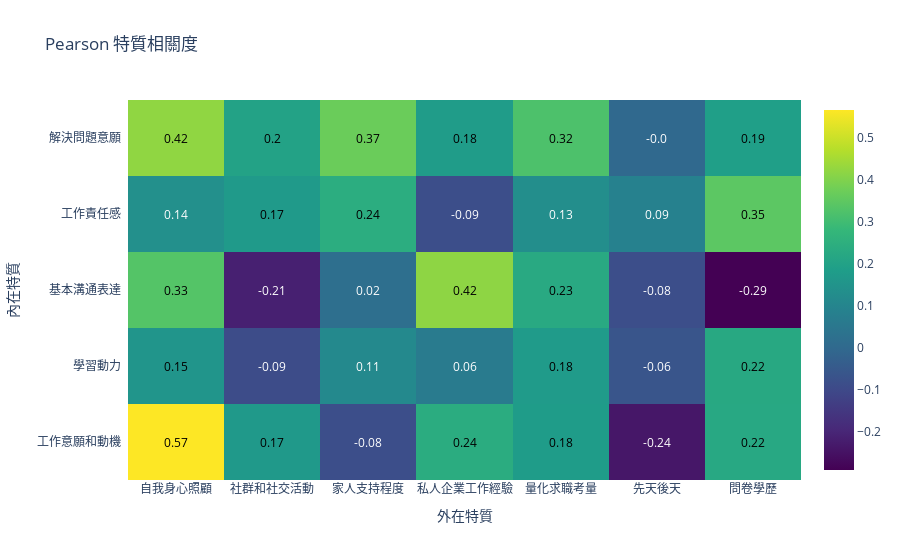
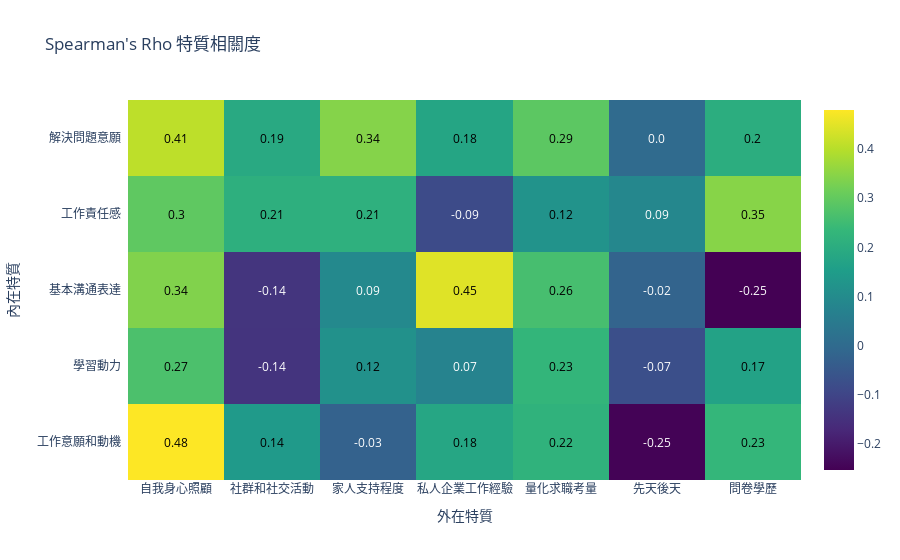
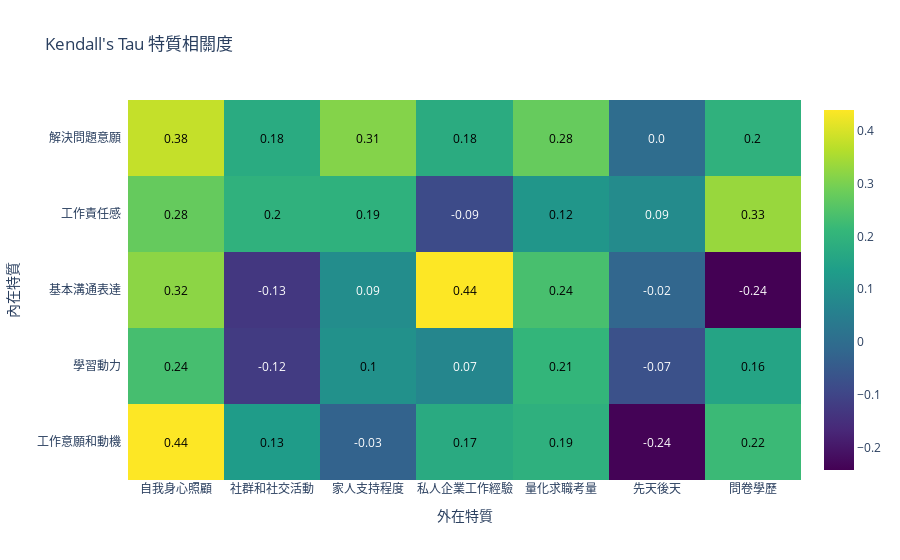

Write notebook code for charts like these, in order.
### Code cell
import plotly.figure_factory as ff

def plot_corr_mx(corr_mx, title= '特質相關度'):
  fig = ff.create_annotated_heatmap(
      z=corr_mx.values,
      x=list(corr_mx.columns),
      y=list(corr_mx.index),
      annotation_text=corr_mx.round(2).values,
      colorscale='Viridis',
      showscale=True,
      hoverinfo='z'
  )
  fig.update_layout(
      title=title,
      xaxis=dict(title='外在特質', side='bottom'),
      yaxis=dict(title='內在特質'),
  )
  fig.show()
corr_features = outside_features + ['問卷學歷']
print("0.2 − 0.39 is a weak correlation. 0.4 − 0.59 is a moderate correlation. 0.6 − 0.79 is a strong correlation.")
plot_corr_mx(pearson_corr_mx[0:6][corr_features], title= 'Pearson 特質相關度')
plot_corr_mx(spearman_corr_mx[0:5][corr_features], title = "Spearman's Rho 特質相關度")
plot_corr_mx(kendall_corr_mx[0:5][corr_features], title = "Kendall's Tau 特質相關度")

### Figure 1 — Plotly figure (JSON) as saved in the notebook; plotly's stock layout.template omitted (floating-point values rounded to 4 significant figures)
{"data": [{"colorscale": [[0, "#440154"], [0.1111, "#482878"], [0.2222, "#3e4989"], [0.3333, "#31688e"], [0.4444, "#26828e"], [0.5556, "#1f9e89"], [0.6667, "#35b779"], [0.7778, "#6ece58"], [0.8889, "#b5de2b"], [1, "#fde725"]], "hoverinfo": "z", "reversescale": false, "showscale": true, "type": "heatmap", "x": ["自我身心照顧", "社群和社交活動", "家人支持程度", "私人企業工作經驗", "量化求職考量", "先天後天", "問卷學歷"], "y": ["工作意願和動機", "學習動力", "基本溝通表達", "工作責任感", "解決問題意願"], "z": [[0.5659, 0.169, -0.08409, 0.2374, 0.1789, -0.2374, 0.222], [0.1542, -0.09209, 0.1134, 0.06468, 0.1755, -0.06468, 0.2247], [0.3323, -0.2143, 0.02183, 0.4181, 0.2269, -0.08362, -0.2905], [0.1368, 0.1716, 0.2407, -0.08607, 0.1297, 0.08607, 0.345], [0.4215, 0.2013, 0.3692, 0.1768, 0.3198, -2.748e-16, 0.189]]}], "layout": {"annotations": [{"font": {"color": "#000000"}, "showarrow": false, "text": "0.57", "x": "自我身心照顧", "xref": "x", "y": "工作意願和動機", "yref": "y"}, {"font": {"color": "#000000"}, "showarrow": false, "text": "0.17", "x": "社群和社交活動", "xref": "x", "y": "工作意願和動機", "yref": "y"}, {"font": {"color": "#FFFFFF"}, "showarrow": false, "text": "-0.08", "x": "家人支持程度", "xref": "x", "y": "工作意願和動機", "yref": "y"}, {"font": {"color": "#000000"}, "showarrow": false, "text": "0.24", "x": "私人企業工作經驗", "xref": "x", "y": "工作意願和動機", "yref": "y"}, {"font": {"color": "#000000"}, "showarrow": false, "text": "0.18", "x": "量化求職考量", "xref": "x", "y": "工作意願和動機", "yref": "y"}, {"font": {"color": "#FFFFFF"}, "showarrow": false, "text": "-0.24", "x": "先天後天", "xref": "x", "y": "工作意願和動機", "yref": "y"}, {"font": {"color": "#000000"}, "showarrow": false, "text": "0.22", "x": "問卷學歷", "xref": "x", "y": "工作意願和動機", "yref": "y"}, {"font": {"color": "#000000"}, "showarrow": false, "text": "0.15", "x": "自我身心照顧", "xref": "x", "y": "學習動力", "yref": "y"}, {"font": {"color": "#FFFFFF"}, "showarrow": false, "text": "-0.09", "x": "社群和社交活動", "xref": "x", "y": "學習動力", "yref": "y"}, {"font": {"color": "#FFFFFF"}, "showarrow": false, "text": "0.11", "x": "家人支持程度", "xref": "x", "y": "學習動力", "yref": "y"}, {"font": {"color": "#FFFFFF"}, "showarrow": false, "text": "0.06", "x": "私人企業工作經驗", "xref": "x", "y": "學習動力", "yref": "y"}, {"font": {"color": "#000000"}, "showarrow": false, "text": "0.18", "x": "量化求職考量", "xref": "x", "y": "學習動力", "yref": "y"}, {"font": {"color": "#FFFFFF"}, "showarrow": false, "text": "-0.06", "x": "先天後天", "xref": "x", "y": "學習動力", "yref": "y"}, {"font": {"color": "#000000"}, "showarrow": false, "text": "0.22", "x": "問卷學歷", "xref": "x", "y": "學習動力", "yref": "y"}, {"font": {"color": "#000000"}, "showarrow": false, "text": "0.33", "x": "自我身心照顧", "xref": "x", "y": "基本溝通表達", "yref": "y"}, {"font": {"color": "#FFFFFF"}, "showarrow": false, "text": "-0.21", "x": "社群和社交活動", "xref": "x", "y": "基本溝通表達", "yref": "y"}, {"font": {"color": "#FFFFFF"}, "showarrow": false, "text": "0.02", "x": "家人支持程度", "xref": "x", "y": "基本溝通表達", "yref": "y"}, {"font": {"color": "#000000"}, "showarrow": false, "text": "0.42", "x": "私人企業工作經驗", "xref": "x", "y": "基本溝通表達", "yref": "y"}, {"font": {"color": "#000000"}, "showarrow": false, "text": "0.23", "x": "量化求職考量", "xref": "x", "y": "基本溝通表達", "yref": "y"}, {"font": {"color": "#FFFFFF"}, "showarrow": false, "text": "-0.08", "x": "先天後天", "xref": "x", "y": "基本溝通表達", "yref": "y"}, {"font": {"color": "#FFFFFF"}, "showarrow": false, "text": "-0.29", "x": "問卷學歷", "xref": "x", "y": "基本溝通表達", "yref": "y"}, {"font": {"color": "#FFFFFF"}, "showarrow": false, "text": "0.14", "x": "自我身心照顧", "xref": "x", "y": "工作責任感", "yref": "y"}, {"font": {"color": "#000000"}, "showarrow": false, "text": "0.17", "x": "社群和社交活動", "xref": "x", "y": "工作責任感", "yref": "y"}, {"font": {"color": "#000000"}, "showarrow": false, "text": "0.24", "x": "家人支持程度", "xref": "x", "y": "工作責任感", "yref": "y"}, {"font": {"color": "#FFFFFF"}, "showarrow": false, "text": "-0.09", "x": "私人企業工作經驗", "xref": "x", "y": "工作責任感", "yref": "y"}, {"font": {"color": "#FFFFFF"}, "showarrow": false, "text": "0.13", "x": "量化求職考量", "xref": "x", "y": "工作責任感", "yref": "y"}, {"font": {"color": "#FFFFFF"}, "showarrow": false, "text": "0.09", "x": "先天後天", "xref": "x", "y": "工作責任感", "yref": "y"}, {"font": {"color": "#000000"}, "showarrow": false, "text": "0.35", "x": "問卷學歷", "xref": "x", "y": "工作責任感", "yref": "y"}, {"font": {"color": "#000000"}, "showarrow": false, "text": "0.42", "x": "自我身心照顧", "xref": "x", "y": "解決問題意願", "yref": "y"}, {"font": {"color": "#000000"}, "showarrow": false, "text": "0.2", "x": "社群和社交活動", "xref": "x", "y": "解決問題意願", "yref": "y"}, {"font": {"color": "#000000"}, "showarrow": false, "text": "0.37", "x": "家人支持程度", "xref": "x", "y": "解決問題意願", "yref": "y"}, {"font": {"color": "#000000"}, "showarrow": false, "text": "0.18", "x": "私人企業工作經驗", "xref": "x", "y": "解決問題意願", "yref": "y"}, {"font": {"color": "#000000"}, "showarrow": false, "text": "0.32", "x": "量化求職考量", "xref": "x", "y": "解決問題意願", "yref": "y"}, {"font": {"color": "#FFFFFF"}, "showarrow": false, "text": "-0.0", "x": "先天後天", "xref": "x", "y": "解決問題意願", "yref": "y"}, {"font": {"color": "#000000"}, "showarrow": false, "text": "0.19", "x": "問卷學歷", "xref": "x", "y": "解決問題意願", "yref": "y"}], "autosize": true, "title": {"text": "Pearson 特質相關度"}, "xaxis": {"autorange": true, "dtick": 1, "gridcolor": "rgb(0, 0, 0)", "range": [-0.5, 6.5], "side": "bottom", "ticks": "", "title": {"text": "外在特質"}, "type": "category"}, "yaxis": {"autorange": false, "dtick": 1, "range": [-0.5, 4.5], "ticks": "", "ticksuffix": "  ", "title": {"text": "內在特質"}, "type": "category"}}}

### Figure 2 — Plotly figure (JSON) as saved in the notebook; plotly's stock layout.template omitted (floating-point values rounded to 4 significant figures)
{"data": [{"colorscale": [[0, "#440154"], [0.1111, "#482878"], [0.2222, "#3e4989"], [0.3333, "#31688e"], [0.4444, "#26828e"], [0.5556, "#1f9e89"], [0.6667, "#35b779"], [0.7778, "#6ece58"], [0.8889, "#b5de2b"], [1, "#fde725"]], "hoverinfo": "z", "reversescale": false, "showscale": true, "type": "heatmap", "x": ["自我身心照顧", "社群和社交活動", "家人支持程度", "私人企業工作經驗", "量化求職考量", "先天後天", "問卷學歷"], "y": ["工作意願和動機", "學習動力", "基本溝通表達", "工作責任感", "解決問題意願"], "z": [[0.4797, 0.142, -0.02604, 0.1813, 0.2184, -0.2485, 0.2323], [0.2677, -0.1423, 0.1167, 0.07454, 0.2284, -0.07454, 0.1681], [0.339, -0.1411, 0.09316, 0.4458, 0.2605, -0.01858, -0.2536], [0.2956, 0.2103, 0.2118, -0.08607, 0.1217, 0.08607, 0.3458], [0.4071, 0.189, 0.3427, 0.1768, 0.2917, 0, 0.2029]]}], "layout": {"annotations": [{"font": {"color": "#000000"}, "showarrow": false, "text": "0.48", "x": "自我身心照顧", "xref": "x", "y": "工作意願和動機", "yref": "y"}, {"font": {"color": "#000000"}, "showarrow": false, "text": "0.14", "x": "社群和社交活動", "xref": "x", "y": "工作意願和動機", "yref": "y"}, {"font": {"color": "#FFFFFF"}, "showarrow": false, "text": "-0.03", "x": "家人支持程度", "xref": "x", "y": "工作意願和動機", "yref": "y"}, {"font": {"color": "#000000"}, "showarrow": false, "text": "0.18", "x": "私人企業工作經驗", "xref": "x", "y": "工作意願和動機", "yref": "y"}, {"font": {"color": "#000000"}, "showarrow": false, "text": "0.22", "x": "量化求職考量", "xref": "x", "y": "工作意願和動機", "yref": "y"}, {"font": {"color": "#FFFFFF"}, "showarrow": false, "text": "-0.25", "x": "先天後天", "xref": "x", "y": "工作意願和動機", "yref": "y"}, {"font": {"color": "#000000"}, "showarrow": false, "text": "0.23", "x": "問卷學歷", "xref": "x", "y": "工作意願和動機", "yref": "y"}, {"font": {"color": "#000000"}, "showarrow": false, "text": "0.27", "x": "自我身心照顧", "xref": "x", "y": "學習動力", "yref": "y"}, {"font": {"color": "#FFFFFF"}, "showarrow": false, "text": "-0.14", "x": "社群和社交活動", "xref": "x", "y": "學習動力", "yref": "y"}, {"font": {"color": "#000000"}, "showarrow": false, "text": "0.12", "x": "家人支持程度", "xref": "x", "y": "學習動力", "yref": "y"}, {"font": {"color": "#FFFFFF"}, "showarrow": false, "text": "0.07", "x": "私人企業工作經驗", "xref": "x", "y": "學習動力", "yref": "y"}, {"font": {"color": "#000000"}, "showarrow": false, "text": "0.23", "x": "量化求職考量", "xref": "x", "y": "學習動力", "yref": "y"}, {"font": {"color": "#FFFFFF"}, "showarrow": false, "text": "-0.07", "x": "先天後天", "xref": "x", "y": "學習動力", "yref": "y"}, {"font": {"color": "#000000"}, "showarrow": false, "text": "0.17", "x": "問卷學歷", "xref": "x", "y": "學習動力", "yref": "y"}, {"font": {"color": "#000000"}, "showarrow": false, "text": "0.34", "x": "自我身心照顧", "xref": "x", "y": "基本溝通表達", "yref": "y"}, {"font": {"color": "#FFFFFF"}, "showarrow": false, "text": "-0.14", "x": "社群和社交活動", "xref": "x", "y": "基本溝通表達", "yref": "y"}, {"font": {"color": "#FFFFFF"}, "showarrow": false, "text": "0.09", "x": "家人支持程度", "xref": "x", "y": "基本溝通表達", "yref": "y"}, {"font": {"color": "#000000"}, "showarrow": false, "text": "0.45", "x": "私人企業工作經驗", "xref": "x", "y": "基本溝通表達", "yref": "y"}, {"font": {"color": "#000000"}, "showarrow": false, "text": "0.26", "x": "量化求職考量", "xref": "x", "y": "基本溝通表達", "yref": "y"}, {"font": {"color": "#FFFFFF"}, "showarrow": false, "text": "-0.02", "x": "先天後天", "xref": "x", "y": "基本溝通表達", "yref": "y"}, {"font": {"color": "#FFFFFF"}, "showarrow": false, "text": "-0.25", "x": "問卷學歷", "xref": "x", "y": "基本溝通表達", "yref": "y"}, {"font": {"color": "#000000"}, "showarrow": false, "text": "0.3", "x": "自我身心照顧", "xref": "x", "y": "工作責任感", "yref": "y"}, {"font": {"color": "#000000"}, "showarrow": false, "text": "0.21", "x": "社群和社交活動", "xref": "x", "y": "工作責任感", "yref": "y"}, {"font": {"color": "#000000"}, "showarrow": false, "text": "0.21", "x": "家人支持程度", "xref": "x", "y": "工作責任感", "yref": "y"}, {"font": {"color": "#FFFFFF"}, "showarrow": false, "text": "-0.09", "x": "私人企業工作經驗", "xref": "x", "y": "工作責任感", "yref": "y"}, {"font": {"color": "#000000"}, "showarrow": false, "text": "0.12", "x": "量化求職考量", "xref": "x", "y": "工作責任感", "yref": "y"}, {"font": {"color": "#FFFFFF"}, "showarrow": false, "text": "0.09", "x": "先天後天", "xref": "x", "y": "工作責任感", "yref": "y"}, {"font": {"color": "#000000"}, "showarrow": false, "text": "0.35", "x": "問卷學歷", "xref": "x", "y": "工作責任感", "yref": "y"}, {"font": {"color": "#000000"}, "showarrow": false, "text": "0.41", "x": "自我身心照顧", "xref": "x", "y": "解決問題意願", "yref": "y"}, {"font": {"color": "#000000"}, "showarrow": false, "text": "0.19", "x": "社群和社交活動", "xref": "x", "y": "解決問題意願", "yref": "y"}, {"font": {"color": "#000000"}, "showarrow": false, "text": "0.34", "x": "家人支持程度", "xref": "x", "y": "解決問題意願", "yref": "y"}, {"font": {"color": "#000000"}, "showarrow": false, "text": "0.18", "x": "私人企業工作經驗", "xref": "x", "y": "解決問題意願", "yref": "y"}, {"font": {"color": "#000000"}, "showarrow": false, "text": "0.29", "x": "量化求職考量", "xref": "x", "y": "解決問題意願", "yref": "y"}, {"font": {"color": "#FFFFFF"}, "showarrow": false, "text": "0.0", "x": "先天後天", "xref": "x", "y": "解決問題意願", "yref": "y"}, {"font": {"color": "#000000"}, "showarrow": false, "text": "0.2", "x": "問卷學歷", "xref": "x", "y": "解決問題意願", "yref": "y"}], "autosize": true, "title": {"text": "Spearman's Rho 特質相關度"}, "xaxis": {"autorange": true, "dtick": 1, "gridcolor": "rgb(0, 0, 0)", "range": [-0.5, 6.5], "side": "bottom", "ticks": "", "title": {"text": "外在特質"}, "type": "category"}, "yaxis": {"autorange": true, "dtick": 1, "range": [-0.5, 4.5], "ticks": "", "ticksuffix": "  ", "title": {"text": "內在特質"}, "type": "category"}}}

### Figure 3 — Plotly figure (JSON) as saved in the notebook; plotly's stock layout.template omitted (floating-point values rounded to 4 significant figures)
{"data": [{"colorscale": [[0, "#440154"], [0.1111, "#482878"], [0.2222, "#3e4989"], [0.3333, "#31688e"], [0.4444, "#26828e"], [0.5556, "#1f9e89"], [0.6667, "#35b779"], [0.7778, "#6ece58"], [0.8889, "#b5de2b"], [1, "#fde725"]], "hoverinfo": "z", "reversescale": false, "showscale": true, "type": "heatmap", "x": ["自我身心照顧", "社群和社交活動", "家人支持程度", "私人企業工作經驗", "量化求職考量", "先天後天", "問卷學歷"], "y": ["工作意願和動機", "學習動力", "基本溝通表達", "工作責任感", "解決問題意願"], "z": [[0.439, 0.1317, -0.0262, 0.1741, 0.1903, -0.2386, 0.2195], [0.235, -0.1229, 0.1014, 0.07224, 0.2056, -0.07224, 0.1553], [0.3194, -0.1323, 0.08921, 0.4391, 0.2373, -0.01829, -0.2422], [0.2755, 0.1952, 0.1924, -0.08607, 0.1155, 0.08607, 0.3324], [0.3793, 0.1754, 0.3113, 0.1768, 0.2767, 0, 0.195]]}], "layout": {"annotations": [{"font": {"color": "#000000"}, "showarrow": false, "text": "0.44", "x": "自我身心照顧", "xref": "x", "y": "工作意願和動機", "yref": "y"}, {"font": {"color": "#000000"}, "showarrow": false, "text": "0.13", "x": "社群和社交活動", "xref": "x", "y": "工作意願和動機", "yref": "y"}, {"font": {"color": "#FFFFFF"}, "showarrow": false, "text": "-0.03", "x": "家人支持程度", "xref": "x", "y": "工作意願和動機", "yref": "y"}, {"font": {"color": "#000000"}, "showarrow": false, "text": "0.17", "x": "私人企業工作經驗", "xref": "x", "y": "工作意願和動機", "yref": "y"}, {"font": {"color": "#000000"}, "showarrow": false, "text": "0.19", "x": "量化求職考量", "xref": "x", "y": "工作意願和動機", "yref": "y"}, {"font": {"color": "#FFFFFF"}, "showarrow": false, "text": "-0.24", "x": "先天後天", "xref": "x", "y": "工作意願和動機", "yref": "y"}, {"font": {"color": "#000000"}, "showarrow": false, "text": "0.22", "x": "問卷學歷", "xref": "x", "y": "工作意願和動機", "yref": "y"}, {"font": {"color": "#000000"}, "showarrow": false, "text": "0.24", "x": "自我身心照顧", "xref": "x", "y": "學習動力", "yref": "y"}, {"font": {"color": "#FFFFFF"}, "showarrow": false, "text": "-0.12", "x": "社群和社交活動", "xref": "x", "y": "學習動力", "yref": "y"}, {"font": {"color": "#000000"}, "showarrow": false, "text": "0.1", "x": "家人支持程度", "xref": "x", "y": "學習動力", "yref": "y"}, {"font": {"color": "#FFFFFF"}, "showarrow": false, "text": "0.07", "x": "私人企業工作經驗", "xref": "x", "y": "學習動力", "yref": "y"}, {"font": {"color": "#000000"}, "showarrow": false, "text": "0.21", "x": "量化求職考量", "xref": "x", "y": "學習動力", "yref": "y"}, {"font": {"color": "#FFFFFF"}, "showarrow": false, "text": "-0.07", "x": "先天後天", "xref": "x", "y": "學習動力", "yref": "y"}, {"font": {"color": "#000000"}, "showarrow": false, "text": "0.16", "x": "問卷學歷", "xref": "x", "y": "學習動力", "yref": "y"}, {"font": {"color": "#000000"}, "showarrow": false, "text": "0.32", "x": "自我身心照顧", "xref": "x", "y": "基本溝通表達", "yref": "y"}, {"font": {"color": "#FFFFFF"}, "showarrow": false, "text": "-0.13", "x": "社群和社交活動", "xref": "x", "y": "基本溝通表達", "yref": "y"}, {"font": {"color": "#FFFFFF"}, "showarrow": false, "text": "0.09", "x": "家人支持程度", "xref": "x", "y": "基本溝通表達", "yref": "y"}, {"font": {"color": "#000000"}, "showarrow": false, "text": "0.44", "x": "私人企業工作經驗", "xref": "x", "y": "基本溝通表達", "yref": "y"}, {"font": {"color": "#000000"}, "showarrow": false, "text": "0.24", "x": "量化求職考量", "xref": "x", "y": "基本溝通表達", "yref": "y"}, {"font": {"color": "#FFFFFF"}, "showarrow": false, "text": "-0.02", "x": "先天後天", "xref": "x", "y": "基本溝通表達", "yref": "y"}, {"font": {"color": "#FFFFFF"}, "showarrow": false, "text": "-0.24", "x": "問卷學歷", "xref": "x", "y": "基本溝通表達", "yref": "y"}, {"font": {"color": "#000000"}, "showarrow": false, "text": "0.28", "x": "自我身心照顧", "xref": "x", "y": "工作責任感", "yref": "y"}, {"font": {"color": "#000000"}, "showarrow": false, "text": "0.2", "x": "社群和社交活動", "xref": "x", "y": "工作責任感", "yref": "y"}, {"font": {"color": "#000000"}, "showarrow": false, "text": "0.19", "x": "家人支持程度", "xref": "x", "y": "工作責任感", "yref": "y"}, {"font": {"color": "#FFFFFF"}, "showarrow": false, "text": "-0.09", "x": "私人企業工作經驗", "xref": "x", "y": "工作責任感", "yref": "y"}, {"font": {"color": "#000000"}, "showarrow": false, "text": "0.12", "x": "量化求職考量", "xref": "x", "y": "工作責任感", "yref": "y"}, {"font": {"color": "#FFFFFF"}, "showarrow": false, "text": "0.09", "x": "先天後天", "xref": "x", "y": "工作責任感", "yref": "y"}, {"font": {"color": "#000000"}, "showarrow": false, "text": "0.33", "x": "問卷學歷", "xref": "x", "y": "工作責任感", "yref": "y"}, {"font": {"color": "#000000"}, "showarrow": false, "text": "0.38", "x": "自我身心照顧", "xref": "x", "y": "解決問題意願", "yref": "y"}, {"font": {"color": "#000000"}, "showarrow": false, "text": "0.18", "x": "社群和社交活動", "xref": "x", "y": "解決問題意願", "yref": "y"}, {"font": {"color": "#000000"}, "showarrow": false, "text": "0.31", "x": "家人支持程度", "xref": "x", "y": "解決問題意願", "yref": "y"}, {"font": {"color": "#000000"}, "showarrow": false, "text": "0.18", "x": "私人企業工作經驗", "xref": "x", "y": "解決問題意願", "yref": "y"}, {"font": {"color": "#000000"}, "showarrow": false, "text": "0.28", "x": "量化求職考量", "xref": "x", "y": "解決問題意願", "yref": "y"}, {"font": {"color": "#FFFFFF"}, "showarrow": false, "text": "0.0", "x": "先天後天", "xref": "x", "y": "解決問題意願", "yref": "y"}, {"font": {"color": "#000000"}, "showarrow": false, "text": "0.2", "x": "問卷學歷", "xref": "x", "y": "解決問題意願", "yref": "y"}], "autosize": true, "title": {"text": "Kendall's Tau 特質相關度"}, "xaxis": {"autorange": true, "dtick": 1, "gridcolor": "rgb(0, 0, 0)", "range": [-0.5, 6.5], "side": "bottom", "ticks": "", "title": {"text": "外在特質"}, "type": "category"}, "yaxis": {"autorange": true, "dtick": 1, "range": [-0.5, 4.5], "ticks": "", "ticksuffix": "  ", "title": {"text": "內在特質"}, "type": "category"}}}
